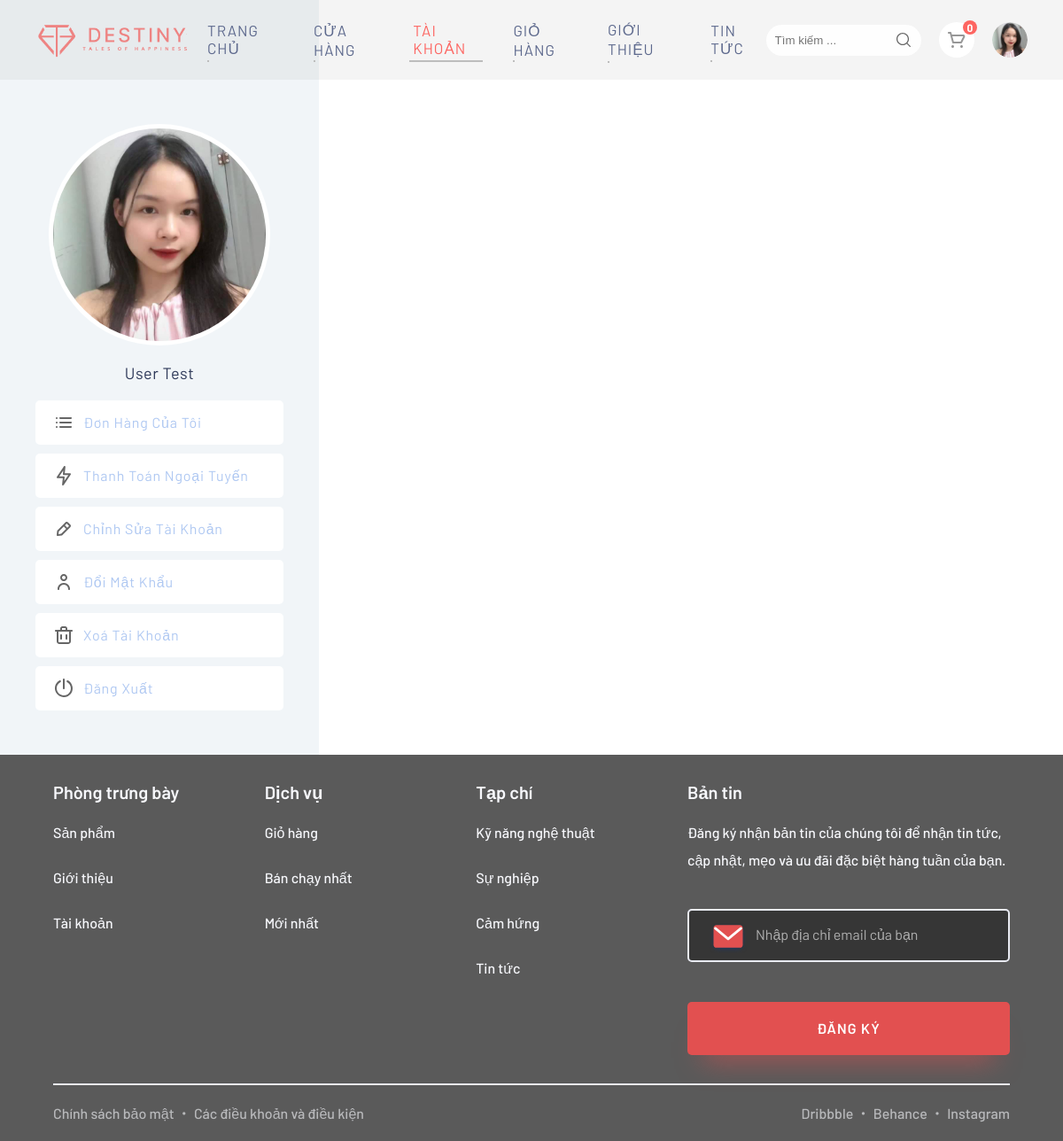
Page /customer/my_account.php (signed in) on the committed database.
### tables this page shows
CREATE TABLE `customers` (
  `customer_id` int(10) NOT NULL,
  `customer_name` varchar(255) NOT NULL,
  `customer_email` varchar(255) NOT NULL,
  `customer_phone` varchar(255) NOT NULL,
  `customer_address` varchar(255) NOT NULL,
  `customer_password` varchar(255) NOT NULL,
  `customer_image` text NOT NULL,
  `customer_ip` varchar(255) NOT NULL
);

### customer/my_account.php (the view, shortened to what this page needs)
<?php
    include("../functions/functions.php");
?>
<?php
    if (!isset($_SESSION['customer_email'])) {
        echo "<script>window.open('login.php','self')</script>";
    } else {
?>
<!DOCTYPE html>
<html lang="en">
<head>
    <link rel="stylesheet" href="fonts/rougescript.css">
    <link rel="stylesheet" href="css/my_account.css">
</head>
<body>
    <nav>
        <a href="../index.php" class="mainLogo"> <img src="assets/logo.png" alt=""></a>
        <div class="menu">
            <div class="menulinks">
                <a href="../index.php" class="menuLink">Trang chủ</a>
                <a href="../shop.php" class="menuLink">Cửa hàng</a>
                <a href="my_account.php?my_orders" class="menuLink active">Tài khoản</a>
                <a href="../cart.php" class="menuLink">Giỏ hàng</a>
                <a href="../intro.php" class="menuLink">Giới thiệu</a>
                <a href="../news.php" class="menuLink">Tin tức</a>
            </div>
        </div>
        <div class="iconWrapper">
            <form method="get" action="../result.php">
                <div class="mainNav__input">
                    <input type="search" name="user_query" placeholder="Tìm kiếm ...">
                    <button class="mainNav__btnSearch" type="submit"> <img src="../assets/icon-search.svg" alt=""></button>
                </div>
            </form>
            <a href="../cart.php">
                <div class="shoppingCart">
                    <img src="assets/shopping-cart.svg" alt="">
                    <span class="itemNumber"><?php items(); ?></span>
                </div>
            </a>
            <?php
                if (!isset($_SESSION['customer_email'])) {
                    echo "
                        <a href='customer/login.php'>
                            <div class='profile'>
                                <img src='customer_images/customer_default.png' title='Đăng Nhập' alt=''>
                            </div>
                        </a>
                    ";
                } else {
                    $session_email = $_SESSION['customer_email'];
                    $get_customer = "select * from customers where customer_email='$session_email'";
                    $run_customer = mysqli_query($conn, $get_customer);
                    $row_customer = mysqli_fetch_array($run_customer);
                        $customer_image = $row_customer['customer_image'];
                    if ($customer_image=='') {
                        echo "
                            <a href='my_account.php?my_orders'>
                                <div class='profile'>
                                    <img src='customer_images/customer_default_2.png' title='Xem Hồ Sơ' alt=''>
                                </div>
                            </a>
                        ";
                    } else {
                        echo "
                            <a href='my_account.php?my_orders'>
                                <div class='profile'>
                                    <img src='customer_images/$customer_image' title='Xem Hồ Sơ' alt=''>
                                </div>
                            </a>
                        ";
                    }
                }
            ?>
        </div>
    </nav>
    <div class="wrapper">
        <div class="content">
            <section class="left">
                <div class="leftContent">
                <?php
                    $session_email = $_SESSION['customer_email'];
                    $get_customer = "select * from customers where customer_email='$session_email'";
                    $run_customer = mysqli_query($conn, $get_customer);
                    $row_customer = mysqli_fetch_array($run_customer);
                    $customer_name = $row_customer['customer_name'];
                    $customer_image_origin = $row_customer['customer_image'];
                    if ($customer_image_origin=='') {
                        echo "
                            <div class='avatar'>
                                <img src='customer_images/customer_default_2.png' alt=''>
                            </div>
                        ";
                    } else {
                        echo "
                        <div class='avatar'>
                            <img src='customer_images/$customer_image_origin' alt=''>
                        </div>
                    ";
                    }
                ?>
                    <div class="info__customer">
                        <?php echo $customer_name; ?>
                    </div>
                    <a href="my_account.php?my_orders" class="panel">
                        <img src="assets/icon-don-hang-cua-toi.svg" alt="">
                        <div class="panel__link">Đơn Hàng Của Tôi</div>
                    </a>
                    <a href="my_account.php?pay_offline" class="panel">
                        <img src="assets/icon-thanh-toan.svg" alt="">
                        <div class="panel__link">Thanh Toán Ngoại Tuyến</div>
                    </a>
                    <a href="my_account.php?edit_account" class="panel">
                        <img src="assets/icon-edit.svg" alt="">
                        <div class="panel__link">Chỉnh Sửa Tài Khoản</div>
                    </a>
                    <a href="my_account.php?change_password" class="panel">
                        <img src="assets/icon-doi-mat-khau.svg" alt="">
                        <div class="panel__link">Đổi Mật Khẩu</div>
                    </a>
                    <a href="my_account.php?delete_account" class="panel">
                        <img src="assets/icon-xoa-tai-khoan.svg" alt="">
                        <div class="panel__link">Xoá Tài Khoản</div>
                    </a>
                    <a href="logout.php" class="panel">
                        <img src="assets/icon-dang-xuat.svg" alt="">
                        <div class="panel__link">Đăng Xuất</div>
                    </a>
                </div>
            </section>
            <section class="right">
            </section>
        </div>
    </div>
    <footer class="footer">
        <div class="footer__top">
            <div class="footer__links">
                <h4 class="footer__title">Phòng trưng bày</h4>
                <a class="footer__link" href="../shop.php">Sản phẩm</a>
                <a class="footer__link" href="../intro.php">Giới thiệu</a>
                <a class="footer__link" href="my_account.php?my_orders">Tài khoản</a>
            </div>
            <div class="footer__links">
                <h4 class="footer__title">Dịch vụ</h4>
                <a class="footer__link" href="../cart.php">Giỏ hàng</a>
                <a class="footer__link" href="../shop.php">Bán chạy nhất</a>
                <a class="footer__link" href="">Mới nhất</a>
            </div>
            <div class="footer__links">
                <h4 class="footer__title">Tạp chí</h4>
                <a class="footer__link" href="">Kỹ năng nghệ thuật</a>
                <a class="footer__link" href="">Sự nghiệp</a>
                <a class="footer__link" href="">Cảm hứng</a>
                <a class="footer__link" href="">Tin tức</a>
            </div>
            <div class="footer__links">
                <h4 class="footer__title">Bản tin</h4>
                <p class="footer__description">Đăng ký nhận bản tin của chúng tôi để nhận tin tức, cập nhật, mẹo và ưu đãi đặc biệt hàng tuần của bạn.</p>
                <div class="footer__input">
                    <img src="../assets/email.svg" alt="">
                    <input type="text" placeholder="Nhập địa chỉ email của bạn">
                </div>
                <a href="../register.php"><button class="btn">Đăng ký</button></a>
            </div>
        </div>
        <hr class="line">
        <div class="footer__bottom">
            <div class="footer__hiperLinks">
                <a class="footer__hiperLink" href="">Chính sách bảo mật</a>
                <span>・</span>
                <a class="footer__hiperLink" href="">Các điều khoản và điều kiện</a>
            </div>
            <div class="footer__hiperLinks">
                <a class="footer__hiperLink" href="">Dribbble</a>
                <span>・</span>
                <a class="footer__hiperLink" href="">Behance</a>
                <span>・</span>
                <a class="footer__hiperLink" href="">Instagram</a>
            </div>
        </div>
    </footer>
</body>
</html>
<?php } ?>

### rows in the picture
customers: customer_image (picture), customer_name "User Test"

### other values in the picture
$count_items "0"
